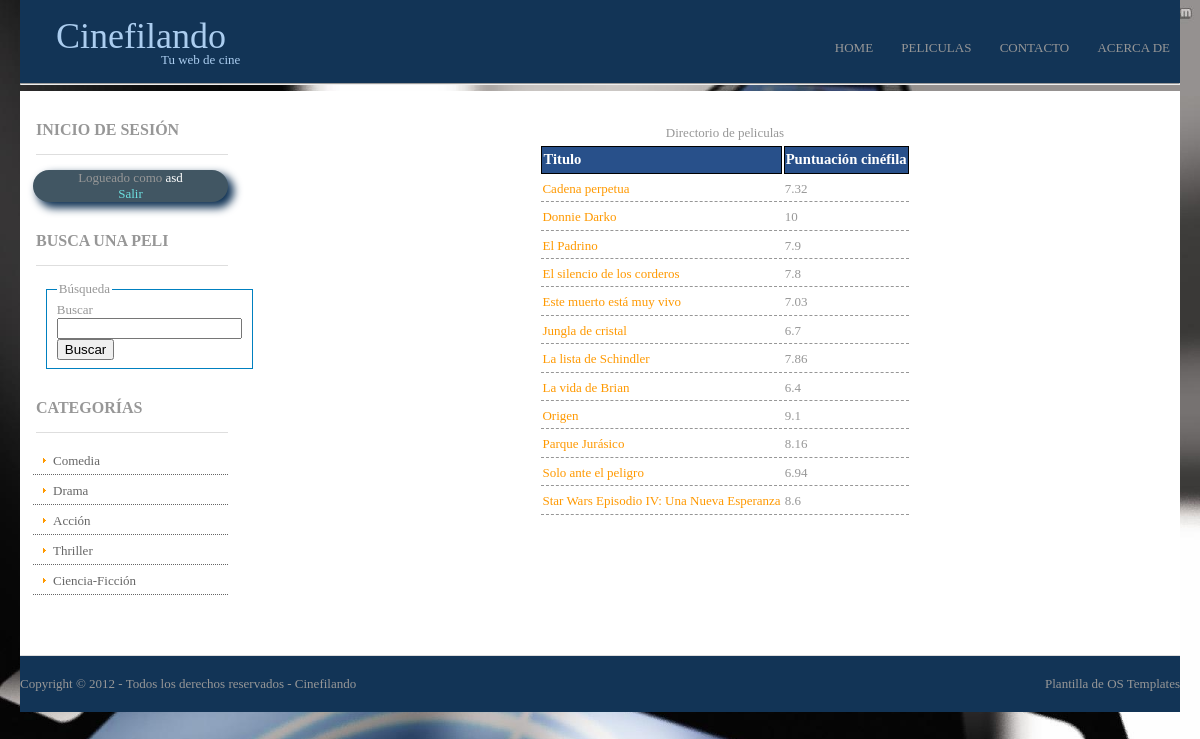
The app's page /directorio.php (signed in) with its own data.
### tables this page shows
CREATE TABLE IF NOT EXISTS `pelicula` (
  `id` int(100) NOT NULL AUTO_INCREMENT,
  `titulo` varchar(50) NOT NULL,
  `año` int(4) NOT NULL,
  `duracion` int(3) NOT NULL,
  `director` varchar(50) NOT NULL,
  `reparto` varchar(600) NOT NULL,
  `genero` set('comedia','drama','accion','thriller','ciencia-ficcion') NOT NULL,
  `sinopsis` varchar(800) NOT NULL,
  `puntuacion` varchar(4) NOT NULL DEFAULT 'XXXX',
  `estado` varchar(15) NOT NULL DEFAULT 'sin validar',
  PRIMARY KEY (`id`)
);

### Web/php/funciones.php (the view, shortened to what this page needs)
<?php
	class HTMLCreator {
		public static function construyeLogin() {
			if (isset($_SESSION["user"])){
				echo "<p id='log_on'>Logueado como <span id='user_log'><a id='link_profile' href='./perfil.php'>" . $_SESSION["user"] . "</a></span>";
				echo "<br>";
				echo "<a id='link_registro' href='./php/logout.php'>Salir</a></p>";
			}
		}
		public static function construyeDirectorio($con) {
			echo "<table id='tabla_directorio'>";
			echo "<caption>Directorio de peliculas</caption>";
				HTMLCreator::pintaCabeceraDirectorio();
				$sql="SELECT * FROM pelicula WHERE estado='publicada' ORDER BY titulo";
				$result = mysql_query($sql, $con);
				$i=0;
				$num_rows=mysql_num_rows($result);
				while($i < $num_rows) {
					HTMLCreator::pintaFilaDirectorio($result, $i);
					$i = $i + 1;
				}
			echo "</table>";
		}
		private static function pintaCabeceraDirectorio() {
				echo "
					<tr>
						<th class='th_dir'>
							Titulo
						</th>
						<th class='th_dir'>
							Puntuación cinéfila
						</th>
					</tr>";
		}
		private static function pintaFilaDirectorio($result, $i) {
			$id = mysql_result($result, $i, 0);
			$titulo = mysql_result($result, $i, 1);
			$puntuacion = mysql_result($result, $i, 8);
			echo	"<tr>
						<td class='td_dir'>
							<a href='". htmlspecialchars("pelicula.php?id={$id}&title=" . urlencode($titulo)) . "'>" . htmlspecialchars($titulo) . "</a>
						</td>
						<td class='td_dir'>" .
							htmlspecialchars($puntuacion) .
						"</td>
					</tr>";
		}
	}
?>

### Web/css/layout.css (style rules this page uses)
html { overflow-y:scroll; }
body { margin:0; padding:0; font-size:13px; font-family:Georgia, "Times New Roman", Times, serif; color:#979797; background: #ABCDEF url(../images/fondo.jpg) no-repeat center top; background-size: cover; }
a { outline:none; text-decoration:none; }
.row2 a { color:#FF9900; background-color:#FFFFFF; }
#container #left_column nav a { display:block; margin:0; padding:5px 10px 5px 20px; color:#666666; background:url("../images/orange_file.gif") no-repeat 10px center #FFFFFF; text-decoration:none; border-bottom:1px dotted #666666; }
#tabla_directorio { margin: auto; }
th.th_dir { background-color: #28508A; font-size: 11pt; border: 1px solid black; color: white; }
td.td_dir { border-bottom: 1px dashed; }
#container #left_column nav #link_registro { background: none; border-bottom: none; color: #6DE0E0; padding: 0; text-align: center; }
#container #left_column nav #link_profile { background: none; border-bottom: none; color: #6DE0E0; padding: 0; text-align: center; color: white; display: inline; }
#log_on { background-color: #415663; border-radius: 20px; margin-left: 1em; box-shadow: 5px 5px 8px 1px #123456; text-align: center; }

### records on screen
pelicula: titulo "Cadena perpetua", puntuacion "7.32"
pelicula: titulo "Donnie Darko", puntuacion "10"
pelicula: titulo "El Padrino", puntuacion "7.9"
pelicula: titulo "El silencio de los corderos", puntuacion "7.8"
pelicula: titulo "Este muerto está muy vivo", puntuacion "7.03"
pelicula: titulo "Jungla de cristal", puntuacion "6.7"
pelicula: titulo "La lista de Schindler", puntuacion "7.86"
pelicula: titulo "La vida de Brian", puntuacion "6.4"
pelicula: titulo "Origen", puntuacion "9.1"
pelicula: titulo "Parque Jurásico", puntuacion "8.16"
pelicula: titulo "Solo ante el peligro", puntuacion "6.94"
pelicula: titulo "Star Wars Episodio IV: Una Nueva Esperanza", puntuacion "8.6"

### other values on screen
$_SESSION["user"] "asd"
